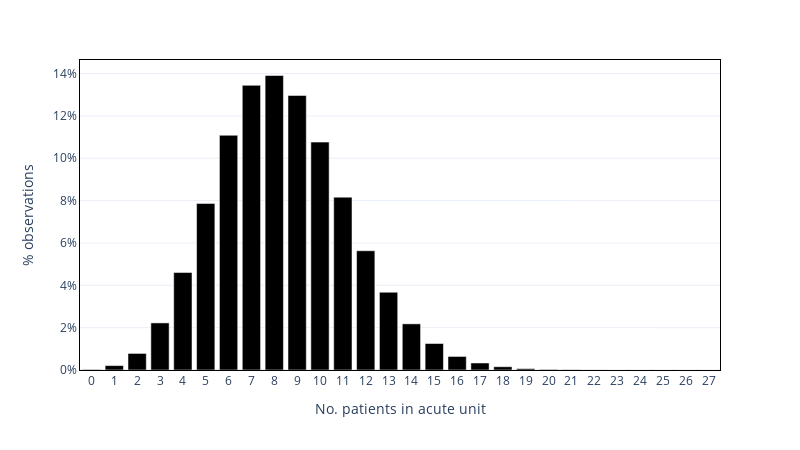
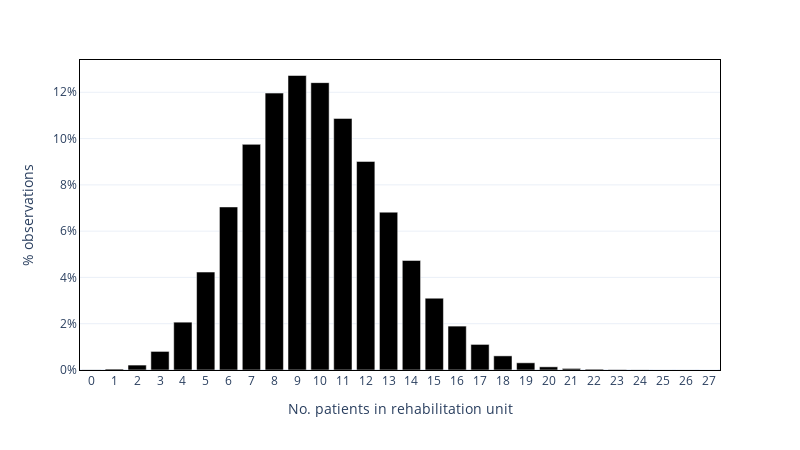

Notebook code cell kept with these figures, in order:
### Markdown cell above
**Generate plots...**

(the article just includes a plot for the acute stroke unit).

### Code cell
# Acute stroke unit
plot_occupancy_freq(base_overall["asu"], unit="asu",
                    file="occupancy_freq_asu.png")

# Rehabilitation unit
plot_occupancy_freq(base_overall["rehab"], unit="rehab",
                    file="occupancy_freq_rehab.png")

### Figure 1 — Plotly figure (JSON) as saved in the notebook; plotly's stock layout.template omitted (floating-point values rounded to 4 significant figures)
{"data": [{"hovertemplate": "beds=%{x}<br>pct=%{y}<extra></extra>", "legendgroup": "", "marker": {"color": "black", "pattern": {"shape": ""}}, "name": "", "orientation": "v", "showlegend": false, "textposition": "auto", "type": "bar", "x": [0, 1, 2, 3, 4, 5, 6, 7, 8, 9, 10, 11, 12, 13, 14, 15, 16, 17, 18, 19, 20, 21, 22, 23, 24, 25, 26, 27], "xaxis": "x", "y": [0.0002447, 0.002082, 0.007825, 0.02223, 0.04603, 0.07866, 0.1108, 0.1344, 0.1391, 0.1297, 0.1076, 0.08162, 0.05631, 0.03672, 0.02179, 0.01251, 0.0064, 0.003313, 0.001545, 0.0006429, 0.0002594, 0.0001315, 4.749e-05, 1.461e-05, 7.306e-06, 3.653e-06, 0.0, 3.653e-06], "yaxis": "y"}], "layout": {"barmode": "relative", "height": 450, "legend": {"tracegroupgap": 0}, "margin": {"t": 60}, "width": 800, "xaxis": {"anchor": "y", "domain": [0, 1], "dtick": 1, "linecolor": "black", "mirror": true, "title": {"text": "No. patients in acute unit"}}, "yaxis": {"anchor": "x", "domain": [0, 1], "linecolor": "black", "mirror": true, "tickformat": ",.0%", "title": {"text": "% observations"}}}}

### Figure 2 — Plotly figure (JSON) as saved in the notebook; plotly's stock layout.template omitted (floating-point values rounded to 4 significant figures)
{"data": [{"hovertemplate": "beds=%{x}<br>pct=%{y}<extra></extra>", "legendgroup": "", "marker": {"color": "black", "pattern": {"shape": ""}}, "name": "", "orientation": "v", "showlegend": false, "textposition": "auto", "type": "bar", "x": [0, 1, 2, 3, 4, 5, 6, 7, 8, 9, 10, 11, 12, 13, 14, 15, 16, 17, 18, 19, 20, 21, 22, 23, 24, 25, 26, 27], "xaxis": "x", "y": [6.575e-05, 0.0004201, 0.00213, 0.008029, 0.02067, 0.04232, 0.07046, 0.09749, 0.1196, 0.1273, 0.1242, 0.1087, 0.09013, 0.0682, 0.04733, 0.03102, 0.01897, 0.01105, 0.006108, 0.003112, 0.00137, 0.0006795, 0.0003616, 0.000179, 6.21e-05, 1.826e-05, 1.826e-05, 3.653e-06], "yaxis": "y"}], "layout": {"barmode": "relative", "height": 450, "legend": {"tracegroupgap": 0}, "margin": {"t": 60}, "width": 800, "xaxis": {"anchor": "y", "domain": [0, 1], "dtick": 1, "linecolor": "black", "mirror": true, "title": {"text": "No. patients in rehabilitation unit"}}, "yaxis": {"anchor": "x", "domain": [0, 1], "linecolor": "black", "mirror": true, "tickformat": ",.0%", "title": {"text": "% observations"}}}}
